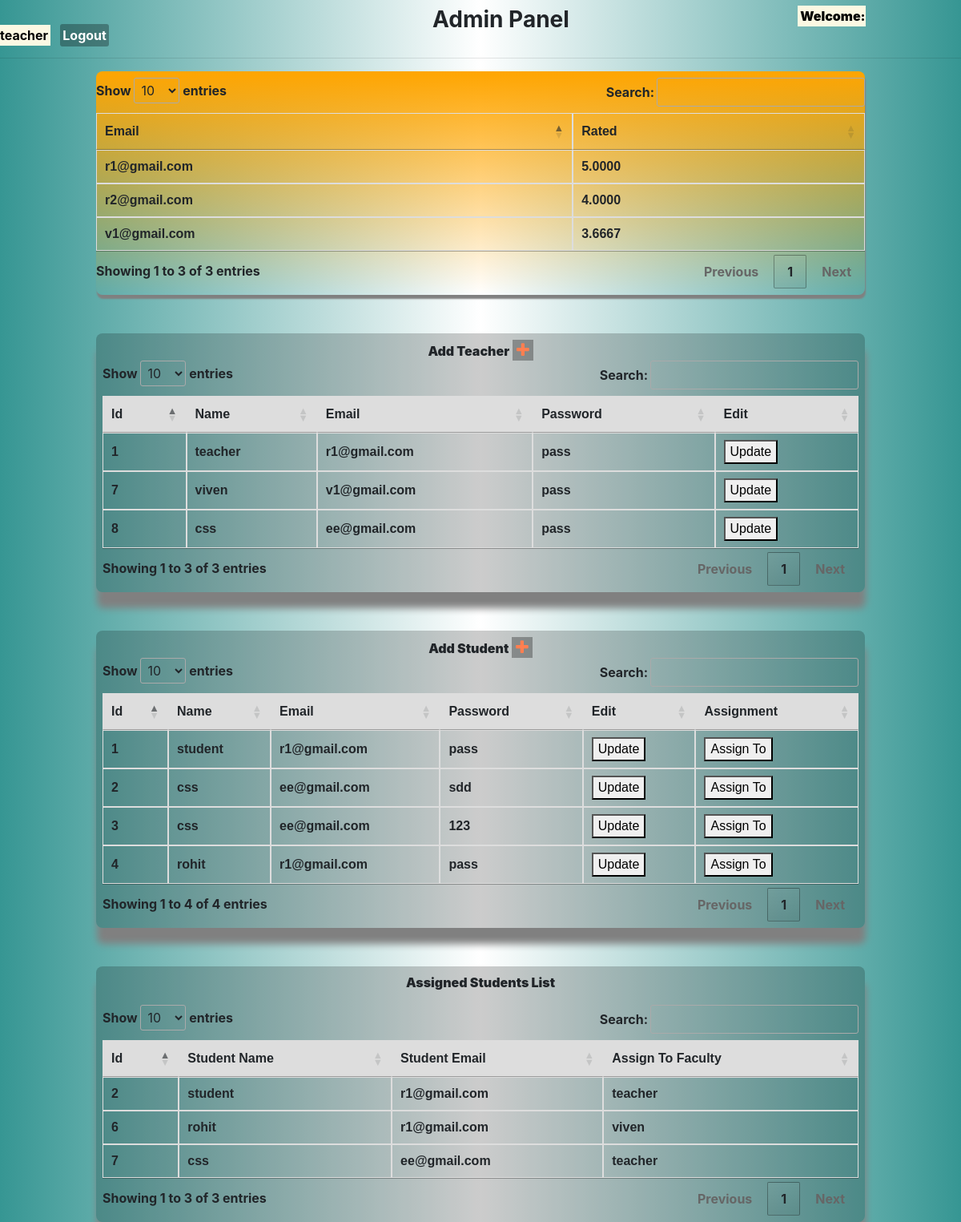
The app's page /admin_home.php (signed in) with its own data.
### tables this page shows
CREATE TABLE `teacher` (
  `id` int(30) NOT NULL,
  `name` varchar(50) NOT NULL,
  `email` varchar(50) NOT NULL,
  `password` varchar(50) NOT NULL
);

CREATE TABLE `student` (
  `id` int(30) NOT NULL,
  `name` varchar(50) NOT NULL,
  `email` varchar(50) NOT NULL,
  `password` varchar(50) NOT NULL
);

CREATE TABLE `assign` (
  `id` int(30) NOT NULL,
  `studentname` varchar(50) NOT NULL,
  `studentemail` varchar(50) NOT NULL,
  `assignto` varchar(50) NOT NULL
);

### admin_home.php (the view, shortened to what this page needs)
<!DOCTYPE html>
<html>
<head>
	<link rel="stylesheet" href="https://maxcdn.bootstrapcdn.com/bootstrap/4.3.1/css/bootstrap.min.css">
	<link rel="stylesheet" type="text/css" href="https://cdn.datatables.net/1.10.20/css/jquery.dataTables.css">
	<link rel="stylesheet" href="https://cdnjs.cloudflare.com/ajax/libs/font-awesome/4.7.0/css/font-awesome.min.css">
</head>
<body>
	<?php
	echo "	<center><h3><b><span style='position:absolute; margin-left:-5%;'>Admin Panel</span?</b></h3></center>";
	echo "<span style='position:; margin-left: 83%; '>";
	echo "<mark><b>Welcome: </b>" .$_SESSION["user"]."</mark>";
	echo "</span>";
	echo "<span style='position:relative; margin-left: 1%;'>";
	echo "<a href='logout.php' id='dest'>Logout</a>";
	echo "</span>";
	?>
	<hr>
	<?php $conn=mysqli_connect("localhost","root","Toor@123","Msystem");
	$sql="select teacheremail, Avg(rate) as sum from rating Group By teacheremail";
	$result=mysqli_query($conn,$sql);
	?>
	<center><div title="Ratings Shown Here" style="width: 80%; position:; margin-top:%; padding:8px 0px; margin-left:; background:linear-gradient(to bottom,orange, transparent); border-radius: 8px; box-shadow:1px 5px 2px grey;">
		<table id="myTablestudent">
			<thead>
				<tr>
					<th>Email</th>
					<th>Rated</th>
				</tr>
			</thead>
			<tbody>
				<?php
				foreach ($result as $row)
				{
					?>
					<tr>
						<td><?php echo $row['teacheremail']?></td>
						<td><?php echo $row['sum']?></td>
						<?php
					}
					?>
				</tr>
			</tbody>
		</table>
	</div>
</center>
<br><br>
<?php $conn=mysqli_connect("localhost","root","Toor@123","Msystem");
$sql="select id, name, email, password from teacher";
$result=mysqli_query($conn,$sql);
?>
<center><div title="Add Teacher Here" style="width: 80%; margin-left:%; padding: 8px; background-color:rgba(0,0,0,0.2); border-radius: 8px; box-shadow:1px 20px 10px grey;">
	<table id="myTable">
		<thead>
			<tr><a  data-toggle="modal" data-target="#myModal">
				<b>Add Teacher</b> <i class="fa fa-plus" aria-hidden="true" style="color: coral; font-size: 20px; background-color: rgba(0,0,0,0.3); padding: 3px 5px;"></i>
			</a></tr>
			<tr>
				<th>Id</th>
				<th>Name</th>
				<th>Email</th>
				<th>Password</th>
				<th>Edit</th>
			</tr>
		</thead>
		<tbody>
			<?php
			foreach ($result as $row)
			{
				?>
				<tr>
					<td><?php echo $row['id']?></td>
					<td><?php echo $row['name']?></td>
					<td><?php echo $row['email']?></td>
					<td><?php echo $row['password']?></td>
					<td><button data-toggle="modal" data-target="#myModal1<?php echo $row['id']?>">Update</button></td>
				</tr>
				<?php
			}
			?>
		</tbody>
	</table>
</div>
</center>
<br><br>
<?php $conn=mysqli_connect("localhost","root","Toor@123","Msystem");
$sql="select id, name, email, password from student";
$result=mysqli_query($conn,$sql);
?>
<center>	<div title="Add Student Here" style="width: 80%;  position: ; margin-top:%; padding: 8px; margin-left:; background-color:rgba(0,0,0,0.2); border-radius: 8px; box-shadow:1px 20px 10px grey;">
	<table id="myTablestudent1">
		<thead>
			<tr>	<a  data-toggle="modal" data-target="#myModalstudent">
				<b>Add Student</b> <i class="fa fa-plus" aria-hidden="true" style="color: coral; font-size: 20px;  background-color: rgba(0,0,0,0.3); padding: 3px 5px;"></i>
			</a></tr>
			<tr>
				<th>Id</th>
				<th>Name</th>
				<th>Email</th>
				<th>Password</th>
				<th>Edit</th>
				<th>Assignment</th>
			</tr>
		</thead>
		<tbody>
			<?php
			foreach ($result as $row)
			{
				?>
				<tr>
					<td><?php echo $row['id']?></td>
					<td><?php echo $row['name']?></td>
					<td><?php echo $row['email']?></td>
					<td><?php echo $row['password']?></td>
					<td><button data-toggle="modal" data-target="#myModal2<?php echo $row['id']?>" >Update</button></td>
					<td><button data-toggle="modal" data-target="#myModalassign<?php echo $row['id']?>" >Assign To</button></td>
				</tr>
				<?php
			}
			?>
		</tbody>
	</table>
</div>
</center>
<br><br>
<?php $conn=mysqli_connect("localhost","root","Toor@123","Msystem");
$sql="select * from assign";
$result=mysqli_query($conn,$sql);
?>
<center>	<div title="Student Assigned Shown Here" style="width: 80%;  position: ; margin-top:%; padding: 8px; margin-left:; background-color:rgba(0,0,0,0.2); border-radius: 8px; box-shadow:1px 20px 10px grey;">
	<table id="myTablestudent2">
		<thead>
			<tr>	<p>
				<b> Assigned Students List </b>
			</p></tr>
			<tr>
				<th>Id</th>
				<th>Student Name</th>
				<th>Student Email</th>
				<th>Assign To Faculty</th>
			</tr>
		</thead>
		<tbody>
			<?php
			foreach ($result as $row)
			{
				?>
				<tr>
					<td><?php echo $row['id']?></td>
					<td><?php echo $row['studentname']?></td>
					<td><?php echo $row['studentemail']?></td>
					<td><?php echo $row['assignto']?></td>
				<?php
			}
			?>
		</tbody>
	</table>
</div>
</center>
</body>
</html>

### admin_home.php (style rules this page uses)
body { background: linear-gradient(to right,#369693,transparent,#369693); }
#dest { text-decoration: none; color: black; background-color: rgba(0,0,0,0.3); padding: 4px 3px; border-radius: 3px; color: white; font-style: bolder; }
table { font-family: arial, sans-serif; border-collapse: collapse; width: 100%; }
td, th { border: 1px solid #dddddd; text-align: left; padding: 8px; }
tr:nth-child(even) { background-color: #dddddd; }

### records on screen
teacher: id "1", name "teacher", email "r1@gmail.com", password "pass"
teacher: id "7", name "viven", email "v1@gmail.com", password "pass"
teacher: id "8", name "css", email "ee@gmail.com", password "pass"
student: id "1", name "student", email "r1@gmail.com", password "pass"
student: id "2", name "css", email "ee@gmail.com", password "sdd"
student: id "3", name "css", email "ee@gmail.com", password "123"
student: id "4", name "rohit", email "r1@gmail.com", password "pass"
assign: id "2", studentname "student", studentemail "r1@gmail.com", assignto "teacher"
assign: id "6", studentname "rohit", studentemail "r1@gmail.com", assignto "viven"
assign: id "7", studentname "css", studentemail "ee@gmail.com", assignto "teacher"

### other values on screen
$_SESSION["user"] "teacher"
$row['teacheremail'] "r1@gmail.com"
$row['sum'] "5.0000"
$row['teacheremail'] "r2@gmail.com"
$row['sum'] "4.0000"
$row['teacheremail'] "v1@gmail.com"
$row['sum'] "3.6667"
